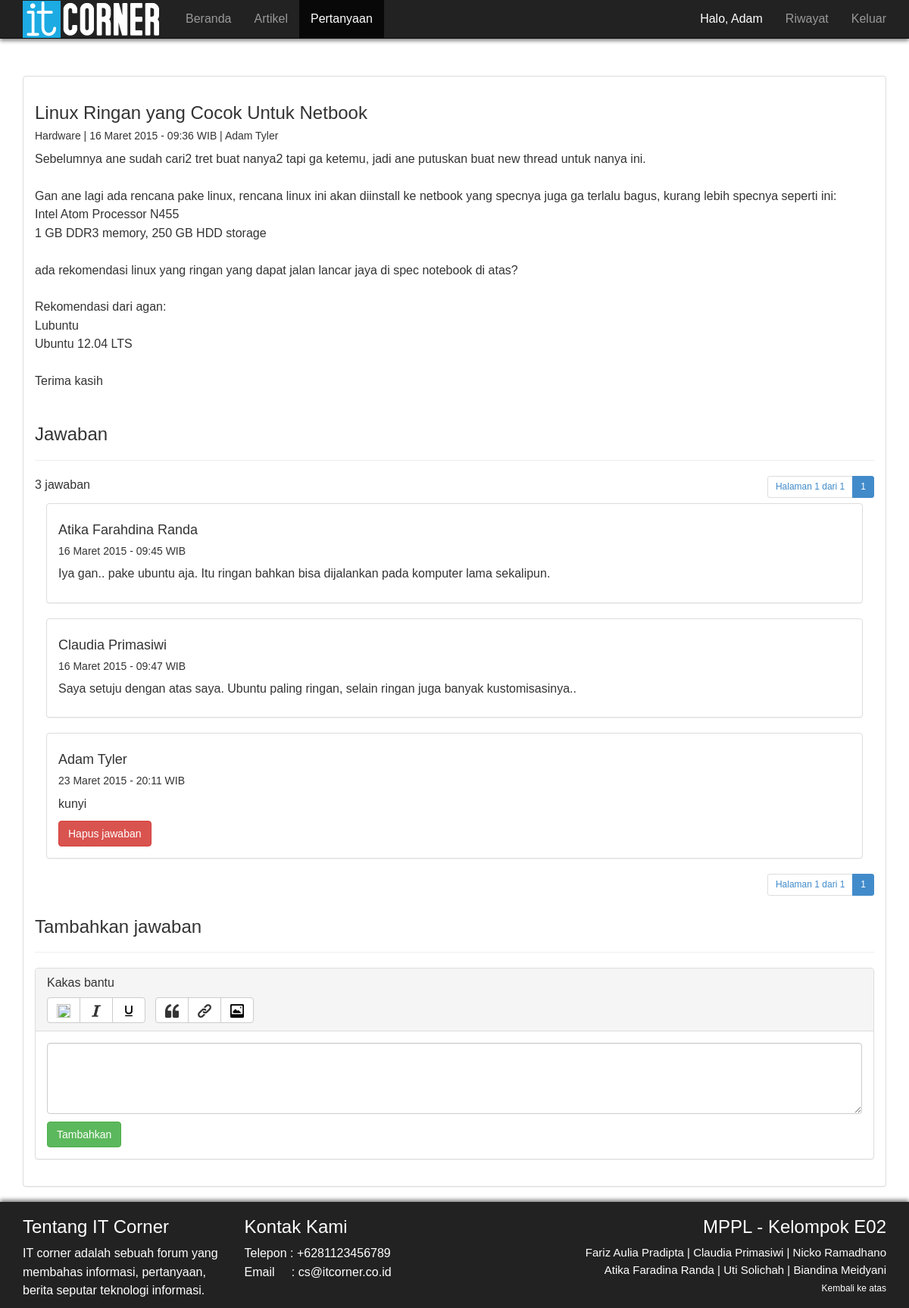
The app's page /isi_pertanyaan.php?id=15 (signed in) with its own data.
### tables this page shows
CREATE TABLE IF NOT EXISTS `pertanyaan` (
`id_pertanyaan` int(10) NOT NULL,
  `username` varchar(50) NOT NULL,
  `judul_pertanyaan` varchar(100) NOT NULL,
  `isi_pertanyaan` text NOT NULL,
  `kategori_pertanyaan` varchar(50) NOT NULL,
  `tanggal` datetime NOT NULL DEFAULT CURRENT_TIMESTAMP,
  `status` varchar(10) NOT NULL
);

CREATE TABLE IF NOT EXISTS `user` (
  `username` varchar(50) NOT NULL,
  `nama` varchar(50) NOT NULL,
  `password` varchar(50) NOT NULL,
  `email` varchar(50) NOT NULL,
  `jenis_user` varchar(50) NOT NULL
);

CREATE TABLE IF NOT EXISTS `jawaban` (
`id_jawaban` int(10) NOT NULL,
  `id_pertanyaan` int(10) NOT NULL,
  `isi_jawaban` text NOT NULL,
  `nama` varchar(50) NOT NULL,
  `tanggal` datetime NOT NULL DEFAULT CURRENT_TIMESTAMP
);

### isi_pertanyaan.php (the view, shortened to what the rows shown need)
<!doctype html>
<html>
<head>
  <link rel="stylesheet" href="assets/bootstrap/css/bootstrap.min.css">
</head>
<body>
  <div class="container">
    <div class="row" style="padding-top:100px;">
      <div class="col-md-12">
        <div class="panel panel-default">
          <div class="panel-body">
          <?php
          $kode = $_GET['id'];
          if(mysql_query("select p.judul_pertanyaan, p.kategori_pertanyaan, DATE_FORMAT(p.tanggal, '%d-%m-%Y - %H:%i') AS tanggal , u.nama, p.isi_pertanyaan from pertanyaan as p,user as u where p.id_pertanyaan=".$kode." && p.username=u.username;"))
          {
            $row = mysql_query("select p.judul_pertanyaan, p.kategori_pertanyaan, DATE_FORMAT(p.tanggal, '%d-%m-%Y - %H:%i') AS tanggal , u.nama, p.isi_pertanyaan from pertanyaan as p,user as u where p.id_pertanyaan=".$kode." && p.username=u.username;");
            $result = mysql_fetch_array($row);
            $judul = $result[0];
            $kategori = $result[1];
            $tanggal = $result[2];
            $nama = $result[3];
            $isi = $result[4];
            $day = substr($tanggal, 0, 2);
            $coba = substr($tanggal, 3, 2);
            $yeartime = substr($tanggal, 6);
            if($coba == '01')
            {
              $coba = 'Januari';
            }
            elseif($coba == '02')
            {
              $coba = 'Februari';
            }
            elseif($coba == '03')
            {
              $coba = 'Maret';
            }
            elseif($coba == '04')
            {
              $coba = 'April';
            }
            elseif($coba == '05')
            {
              $coba = 'Mei';
            }
            elseif($coba == '06')
            {
              $coba = 'Juni';
            }
            elseif($coba == '07')
            {
              $coba = 'Juli';
            }
            elseif($coba == '08')
            {
              $coba = 'Agustus';
            }
            elseif($coba == '09')
            {
              $coba = 'September';
            }
            elseif($coba == '10')
            {
              $coba = 'Oktober';
            }
            elseif($coba == '11')
            {
              $coba = 'November';
            }
            elseif($coba == '12')
            {
              $coba = 'Desember';
            }
            $format_tanggal = $day . ' ' . $coba . ' ' . $yeartime . ' WIB';
            echo '
                    <h3 align="left">'.$judul.'</h3>
                    <h5>'.$kategori.' | '.$format_tanggal.' | '.$nama.'</h5>
                    <p align="left">
                        '.$isi.'
                        <br><br>
                    </p>
            ';
            echo '<h3>Jawaban</h3>
                  <hr>';
            $page = (isset($_GET['page'])) ? (int)$_GET['page'] : 1;
            $numContent = 5;
            $startAt = $numContent * ($page - 1);
            $que = "SELECT COUNT(*) as count FROM jawaban WHERE id_pertanyaan='$kode'";
            if($result=mysql_query($que))
            {
              $obj=mysql_fetch_object($result);
              $jml = $obj->count;
            }
            $totalpage = ceil($jml / $numContent);
            if($jml==0)
            {
                  if(isset($_SESSION['nama']))
                  {
                    if($_SESSION['nama'] == "Admin")
                    {
                      echo '<p align="center"><img src="answer.png" align="center"></p>';
                      echo '<h2 align="center">Belum ada jawaban untuk pertanyaan ini</h2>';
                    }
                    else
                    {
                      echo '<p align="center"><img src="answer.png" align="center"></p>';
                      echo '<h2 align="center">Belum ada jawaban</h2>';
                      echo '<h4 align="center">Yuk bantu menjawab! Isi jawaban anda dibawah..</h4>';
                    }
                  }
                  else
                  {
                    echo '<p align="center"><img src="answer.png" align="center"></p>';
                    echo '<h2 align="center">Belum ada jawaban</h2>';
                    echo '<h4 align="center">Yuk bantu menjawab! Isi jawaban anda dibawah..</h4>';
                  }
            }
            else
            {
              echo '
              <div class="row">
                <div class="col-sm-5">
                <div class="text-left">'.$jml.' jawaban</div>
                </div>
                <div class="col-sm-7">
                <div class="text-right">
                  <ul class="pagination pagination-sm">
                  <li><a href="#jawab">Halaman '.$page.' dari '.$totalpage.'</a></li>
              ';
              if($page <= 5 && $totalpage > 5)
              {
                $totalshow = $page + 4;
                  for ($i = 1; $i <= $totalpage; $i++)
                  {
                      if($i == $totalshow)
                      {
                        break;
                      }
                      else if($i != $page)
                      {
                        echo "<li><a href='isi_pertanyaan.php?id=".$kode."&page=".$i."'>$i<span class='sr-only'>(current)</span></a></li>";
                      }
                      else
                      {
                        echo "<li class='active'><a href='#0'>".$page."<span class='sr-only'>(current)</span></a></li>";
                      }
                    }
                  }
                  else
                  {
                    for ($i = 1; $i <= $totalpage; $i++)
                    {
                      if($i != $page)
                      {
                        echo "<li><a href='isi_pertanyaan.php?id=".$kode."&page=$i'>$i<span class='sr-only'>(current)</span></a></li>";
                      }
                      else
                      {
                        echo "<li class='active'><a href='#0'>".$page."<span class='sr-only'>(current)</span></a></li>";
                      }
                    }
                  }
              echo '</ul>
                 </div></div></div>';
            }
              $result = mysql_query("SELECT j.id_jawaban, j.isi_jawaban, j.nama, DATE_FORMAT(j.tanggal, '%d-%m-%Y - %H:%i') AS tanggal FROM jawaban as j WHERE j.id_pertanyaan=".$kode." LIMIT $startAt, $numContent;");
              while ($row = mysql_fetch_assoc($result))
              {
                  $tanggal = $row["tanggal"];
                  $day = substr($tanggal, 0, 2);
                  $coba = substr($tanggal, 3, 2);
                  $yeartime = substr($tanggal, 6);
                  if($coba == '01')
                  {
                    $coba = 'Januari';
                  }
                  elseif($coba == '02')
                  {
                    $coba = 'Februari';
                  }
                  elseif($coba == '03')
                  {
                    $coba = 'Maret';
                  }
                  elseif($coba == '04')
                  {
                    $coba = 'April';
                  }
                  elseif($coba == '05')
                  {
                    $coba = 'Mei';
                  }
                  elseif($coba == '06')
                  {
                    $coba = 'Juni';
                  }
                  elseif($coba == '07')
                  {
                    $coba = 'Juli';
                  }
                  elseif($coba == '08')
                  {
                    $coba = 'Agustus';
                  }
                  elseif($coba == '09')
                  {
                    $coba = 'September';
                  }
                  elseif($coba == '10')
                  {
                    $coba = 'Oktober';
                  }
                  elseif($coba == '11')
                  {
                    $coba = 'November';
                  }
                  elseif($coba == '12')
                  {
                    $coba = 'Desember';
                  }
                  $format_tanggal = $day . ' ' . $coba . ' ' . $yeartime . ' WIB';
                  echo '
                  <div class="col-md-12">
                    <div class="panel panel-default">
                      <div class="panel-body">
                        <h4>'.$row["nama"].'</h4>
                        <h5>'.$format_tanggal.'</h5>
                        <p>'.$row["isi_jawaban"].'</p>';
                        if(isset($_SESSION['nama']))
                        {
                          if($_SESSION['nama'] == "Admin" || $_SESSION['nama'] == $row["nama"])
                          {
                            $kodejawab = $row["id_jawaban"];
                            echo '<a onclick="doConfirm(\''.$kodejawab.'\')"> <button type="button" class="btn btn-danger">Hapus jawaban</button></a></h5>';
                          }
                        }
                  echo '
                      </div>
                    </div>
                  </div>
                  ';
                }
              }
              if($jml != 0)
              {
                echo '
                <div class="row">
                <div class="col-sm-12">
                <div class="text-right">
                  <ul class="pagination pagination-sm">
                  <li><a href="#jawab">Halaman '.$page.' dari '.$totalpage.'</a></li>
              ';
              echo '</ul>
                 </div></div></div>';
              }
          ?>
          <?php
            if(empty($_SESSION['nama']))
            {
              echo '<h3 align="left">Tambahkan jawaban</h3>
                      <hr>';
              $a = urlencode($_SERVER['REQUEST_URI']);
              $b = 'login.php?location=' .$a;
              $c = 'daftar.php?location=' .$a;
              echo '<form method="post" action="'. $b .'">
                     <fieldset disabled>
                       <p align="left"><textarea name="jawaban" rows="4" cols="133"> </textarea></p>
                         <input class="btn btn-success" type="submit" value="Tambahkan"/>
                     </fieldset>
                     <p>Anda belum login. Silahkan login untuk menambahkan jawaban.
                     <input class="btn btn-success" type="submit" value="Login"/></p>
                     <p>Belum punya akun? <a href="'. $c .'">Daftar</a> sekarang juga!</p>
                    </form>';
            }
            elseif($_SESSION['nama'] != "Admin")
            {
              echo '<h3 align="left">Tambahkan jawaban</h3>
                      <hr>';
              echo '
                <div class="panel panel-default">
                  <div class="panel-heading">
                    <h3 class="panel-title">
                    <p>Kakas bantu</p>
                    <div class="btn-group">
                    <button type="button" title="Bold (Teks tebal)" class="btn btn-default" aria-label="Left Align" onclick="addElement(\'Bold\')">
                      <img src="bold.png" width="18px" height="18px">
                    </button>
                    <button type="button" class="btn btn-default" aria-label="Left Align" title="Italic (Teks miring)" onclick="addElement(\'Italic\')">
                      <img src="italic.png" width="18px" height="18px">
                    </button>
                    <button type="button" class="btn btn-default" aria-label="Left Align" title="Underline (Teks bergaris bawah)" onclick="addElement(\'Underline\')">
                      <img src="underline.png" width="18px" height="18px">
                    </button>
                    </div>
                    &nbsp;
                    <div class="btn-group">
                    <button type="button" title="Tambah kutipan (Quote)" class="btn btn-default" aria-label="Left Align" onclick="addElement(\'Quote\')">
                      <img src="quote.png" width="18px" height="18px">
                    </button>
                    <button type="button" title="Tambah pranala luar (link)" class="btn btn-default" aria-label="Left Align" data-toggle="modal" data-target="#modalLink">
                      <img src="link.png" width="18px" height="18px">
                    </button>
                    <button type="button" title="Tambah URL gambar" class="btn btn-default" aria-label="Left Align" data-toggle="modal" data-target="#modalGambar">
                      <img src="image.png" width="18px" height="18px">
                    </button>
                    </div>
                      </h3>
                  </div>
                  <div class="panel-body">
                ';
              echo '
                    </div>
                </div>';
             }
          ?>
          </div>
        </div>
      </div>
    </div>
  </div>
</body>
</html>

### records on screen
pertanyaan: judul_pertanyaan "Linux Ringan yang Cocok Untuk Netbook", kategori_pertanyaan "Hardware", username.nama "Adam Tyler", isi_pertanyaan "Sebelumnya ane sudah cari2 tret buat nanya2 tapi ga ketemu, jadi ane putuskan buat new thread untuk nanya ini. Gan ane lagi ada rencana pake linux, rencana linux ini akan diinstall ke netbook yang specnya juga ga terlalu bagus, kurang lebih specnya seperti ini: Intel Atom Processor N455 1 GB DDR3 memory, 250 GB HDD storage ada rekomendasi linux yang ringan yang dapat jalan lancar jaya di spec notebook di atas? Rekomendasi dari agan: Lubuntu Ubuntu 12.04 LTS Terima kasih"
jawaban: nama "Atika Farahdina Randa", format_tanggal "16 Maret 2015 - 09:45 WIB", isi_jawaban "Iya gan.. pake ubuntu aja. Itu ringan bahkan bisa dijalankan pada komputer lama sekalipun."
jawaban: nama "Claudia Primasiwi", format_tanggal "16 Maret 2015 - 09:47 WIB", isi_jawaban "Saya setuju dengan atas saya. Ubuntu paling ringan, selain ringan juga banyak kustomisasinya.."
jawaban: nama "Adam Tyler", format_tanggal "23 Maret 2015 - 20:11 WIB", isi_jawaban "kunyi"

### other values on screen
$arr[0] "Adam"
$format_tanggal "16 Maret 2015 - 09:36 WIB"
$jml "3"
$page "1"
$totalpage "1"
